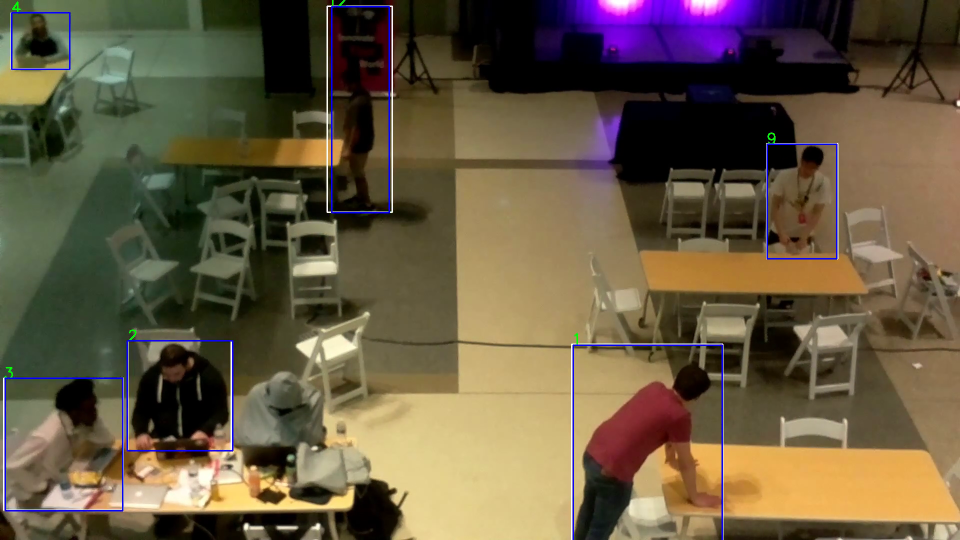
#> input picture store.png, 1920 x 1080 px (shown at 1/2 size)
$ python draw.py
#> lines starting #> are read from the running program, lines starting #| are printed output that depends on the picture
import matplotlib.pyplot as plt


x = plt.imread("store.png")
#> x is the input picture: shape (1080, 1920, 3) float32; mean R, G, B 0.402, 0.35, 0.26

iphonex = [887, 1445]
x[887, 1445, :] = [255,0,255]


plt.imshow(x);

circle1 = plt.Circle((1350, 1000), 350, color='r', alpha=.5)
circle2 = plt.Circle((1750, 1000), 350, color='b', alpha=.5)
plt.gcf().gca().add_artist(circle1)
plt.gcf().gca().add_artist(circle2)

circle1 = plt.Circle((1330, 450), 220, color='y', alpha=.5)
circle2 = plt.Circle((1730, 450), 220, color='g', alpha=.5)
plt.gcf().gca().add_artist(circle1)
plt.gcf().gca().add_artist(circle2)


circle1 = plt.Circle((400, 300), 200, color='r', alpha=.5)
circle2 = plt.Circle((600, 300), 200, color='b', alpha=.5)
plt.gcf().gca().add_artist(circle1)
plt.gcf().gca().add_artist(circle2)


plt.show();
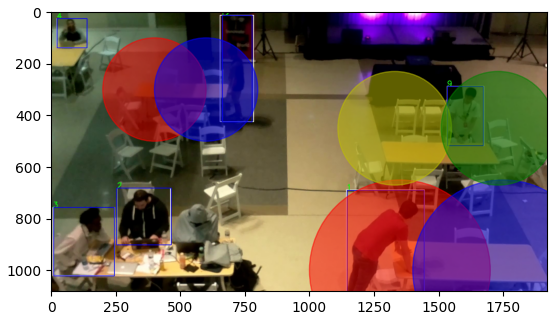
#> figure drawn by matplotlib, 1 panel
